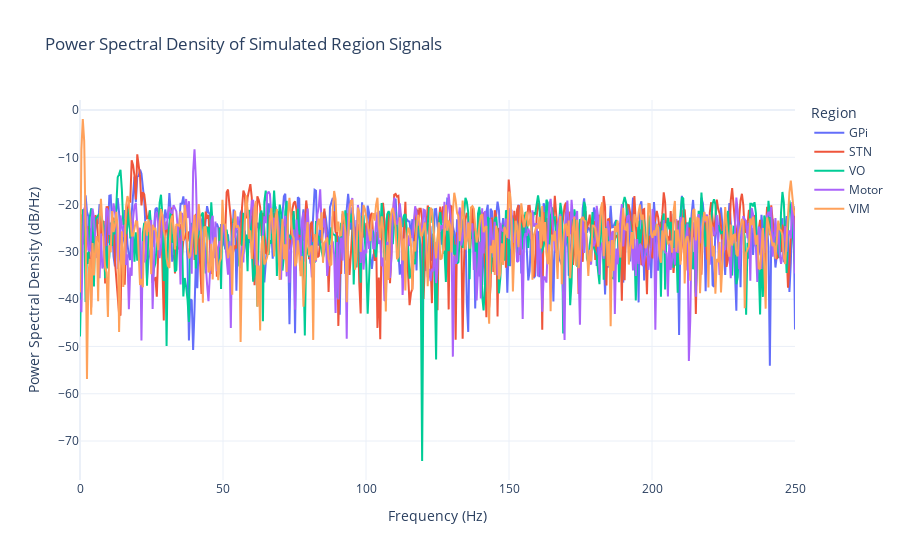

The notebook cell this image was saved under:
### Markdown cell above
# Create synthetic example signals from each region

### Code cell
fs = 500
duration = 3
t = np.linspace(0, duration, int(fs * duration))
subject_params = {
    "beta_gain": 1.2, "beta_freq_offset": 0, "beta_burst_prob": 0.5,
    "spindle_gain": 1.0, "spindle_freq_offset": 0, "spindle_burst_prob": 0.5,
    "gamma_gain": 0.5, "gamma_freq_offset": 0,
    "hfo_gain": 0.2, "hfo_freq_offset": 0,
    "slow_gain": 1.0, "slow_freq_offset": 0,
    "noise_level": 0.8
}
session_params = {"session_noise": 0.1}
electrode_params = [{"gain": 1.0, "electrode_noise": 0.05} for _ in range(1)]

# Generate examples
examples = {
    "GPi": generate_gpi_signal(subject_params, session_params, electrode_params, duration, fs, 1)[0],
    "STN": generate_stn_signal(subject_params, session_params, electrode_params, duration, fs, 1)[0],
    "VO": generate_vo_signal(subject_params, session_params, electrode_params, duration, fs, 1)[0],
    "Motor": generate_motor_signal(subject_params, session_params, electrode_params, duration, fs, 1)[0],
    "VIM": generate_vim_signal(subject_params, session_params, electrode_params, duration, fs, 1)[0]
}

# Plot minimal version
plt.figure(figsize=(10, 6))
for i, (region, signal) in enumerate(examples.items()):
    ax = plt.subplot(len(examples), 1, i + 1)
    ax.plot(t, signal, linewidth=1.0, color="#556270")

    ax.set_title(f"{region}", fontsize=20, loc="center")
    ax.set_ylabel("Amp.", fontsize=18)

    if i < len(examples) - 1:
        ax.set_xticks([])
        ax.set_xlabel("")
    else:
        ax.set_xlabel("Time (s)", fontsize=20)

    ax.spines['top'].set_visible(False)
    ax.spines['right'].set_visible(False)
    ax.spines['left'].set_linewidth(1)
    ax.spines['bottom'].set_linewidth(1)

    # removes y axis
    ax.set_yticks([])
    ax.set_ylabel("")
    ax.spines['left'].set_visible(False)

    ax.tick_params(axis='y', labelsize=20)
    ax.tick_params(axis='x', labelsize=20 if i == len(examples) - 1 else 0)

plt.tight_layout(h_pad=0.4)
plt.show()


psd_data = {}
for region, signal in examples.items():
    f, Pxx = welch(signal, fs=fs, nperseg=1024)
    psd_data[region] = (f, Pxx)

# Create Plotly figure
fig = go.Figure()
for region, (f, Pxx) in psd_data.items():
    fig.add_trace(go.Scatter(x=f, y=10 * np.log10(Pxx), mode='lines', name=region))

fig.update_layout(
    title="Power Spectral Density of Simulated Region Signals",
    xaxis_title="Frequency (Hz)",
    yaxis_title="Power Spectral Density (dB/Hz)",
    template="plotly_white",
    legend=dict(title="Region")
)
fig.show()

### Figure 1 — Plotly figure (JSON) as saved in the notebook; plotly's stock layout.template omitted (floating-point values rounded to 4 significant figures; data arrays with more than 128 entries replaced by an {"elided": "..."} marker saying what was removed)
{"data": [{"mode": "lines", "name": "GPi", "type": "scatter", "x": {"elided": "513 float values"}, "y": {"elided": "513 float values"}}, {"mode": "lines", "name": "STN", "type": "scatter", "x": {"elided": "513 float values"}, "y": {"elided": "513 float values"}}, {"mode": "lines", "name": "VO", "type": "scatter", "x": {"elided": "513 float values"}, "y": {"elided": "513 float values"}}, {"mode": "lines", "name": "Motor", "type": "scatter", "x": {"elided": "513 float values"}, "y": {"elided": "513 float values"}}, {"mode": "lines", "name": "VIM", "type": "scatter", "x": {"elided": "513 float values"}, "y": {"elided": "513 float values"}}], "layout": {"legend": {"title": {"text": "Region"}}, "title": {"text": "Power Spectral Density of Simulated Region Signals"}, "xaxis": {"title": {"text": "Frequency (Hz)"}}, "yaxis": {"title": {"text": "Power Spectral Density (dB/Hz)"}}}}
